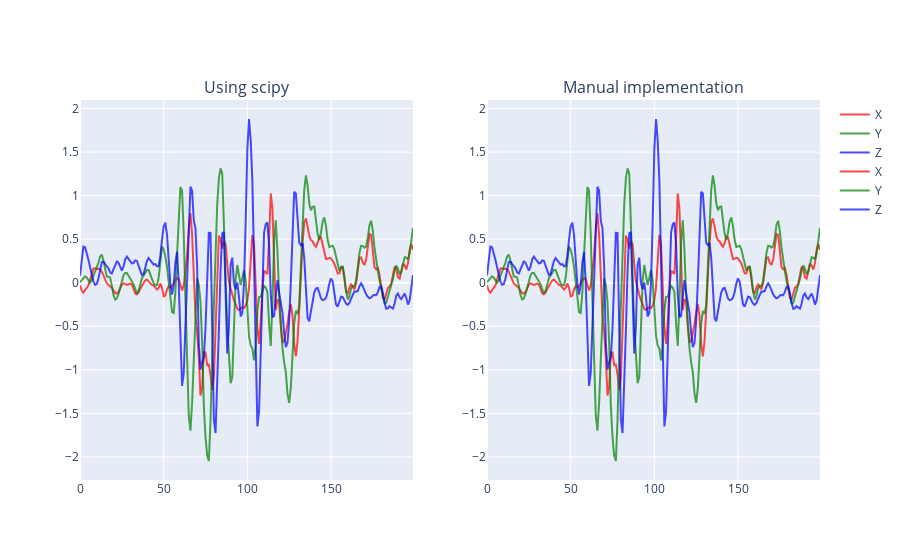

Notebook code for this chart:
### Code cell
fig = make_subplots(rows=1, cols=2, subplot_titles=("Using scipy", "Manual implementation"))

axes_names = ["X", "Y", "Z"]
colors = ["red", "green", "blue"]

x = np.arange(0, 200, 1)

for feature, axis_name, color in zip(data_prep_high_level.T, axes_names, colors):
    fig.add_trace(go.Scatter(x=x, y=feature, mode='lines', name=axis_name, opacity=0.7,
                 line =dict(color=color)),
                 row=1, col=1)

for feature, axis_name, color in zip(data_prep_mid_level.T, axes_names, colors):
    fig.add_trace(go.Scatter(x=x, y=feature, mode='lines', name=axis_name, opacity=0.7,
                 line =dict(color=color)),
                 row=1, col=2)
    
fig.show()

### Figure 1 — Plotly figure (JSON) as saved in the notebook; plotly's stock layout.template omitted (floating-point values rounded to 4 significant figures; data arrays with more than 128 entries replaced by an {"elided": "..."} marker saying what was removed)
{"data": [{"line": {"color": "red"}, "mode": "lines", "name": "X", "opacity": 0.7, "type": "scatter", "x": {"elided": "200 int values"}, "xaxis": "x", "y": {"elided": "200 float values"}, "yaxis": "y"}, {"line": {"color": "green"}, "mode": "lines", "name": "Y", "opacity": 0.7, "type": "scatter", "x": {"elided": "200 int values"}, "xaxis": "x", "y": {"elided": "200 float values"}, "yaxis": "y"}, {"line": {"color": "blue"}, "mode": "lines", "name": "Z", "opacity": 0.7, "type": "scatter", "x": {"elided": "200 int values"}, "xaxis": "x", "y": {"elided": "200 float values"}, "yaxis": "y"}, {"line": {"color": "red"}, "mode": "lines", "name": "X", "opacity": 0.7, "type": "scatter", "x": {"elided": "200 int values"}, "xaxis": "x2", "y": {"elided": "200 float values"}, "yaxis": "y2"}, {"line": {"color": "green"}, "mode": "lines", "name": "Y", "opacity": 0.7, "type": "scatter", "x": {"elided": "200 int values"}, "xaxis": "x2", "y": {"elided": "200 float values"}, "yaxis": "y2"}, {"line": {"color": "blue"}, "mode": "lines", "name": "Z", "opacity": 0.7, "type": "scatter", "x": {"elided": "200 int values"}, "xaxis": "x2", "y": {"elided": "200 float values"}, "yaxis": "y2"}], "layout": {"annotations": [{"font": {"size": 16}, "showarrow": false, "text": "Using scipy", "x": 0.225, "xanchor": "center", "xref": "paper", "y": 1, "yanchor": "bottom", "yref": "paper"}, {"font": {"size": 16}, "showarrow": false, "text": "Manual implementation", "x": 0.775, "xanchor": "center", "xref": "paper", "y": 1, "yanchor": "bottom", "yref": "paper"}], "autosize": true, "xaxis": {"anchor": "y", "autorange": true, "domain": [0, 0.45], "range": [0, 199], "type": "linear"}, "xaxis2": {"anchor": "y2", "autorange": true, "domain": [0.55, 1], "range": [0, 199], "type": "linear"}, "yaxis": {"anchor": "x", "autorange": true, "domain": [0, 1], "range": [-2.265, 2.098], "type": "linear"}, "yaxis2": {"anchor": "x2", "autorange": true, "domain": [0, 1], "range": [-2.265, 2.098], "type": "linear"}}}
